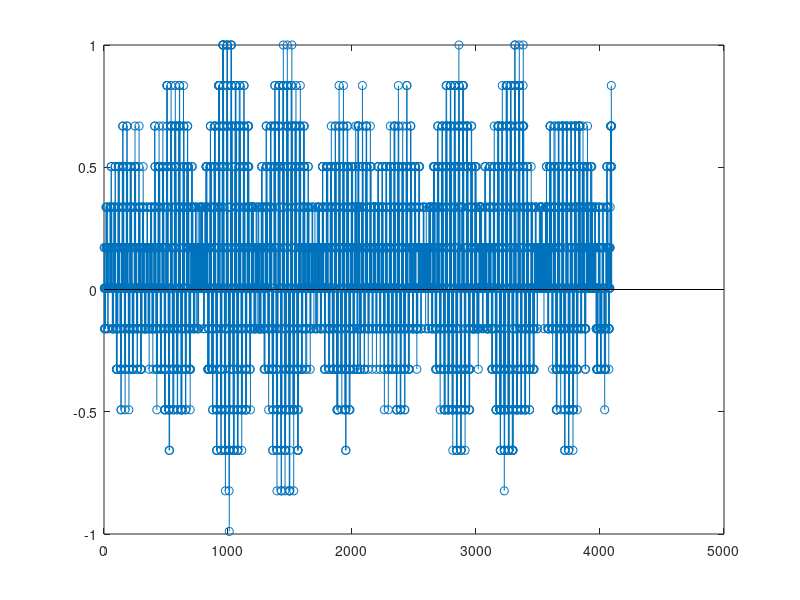

Reproduce this figure in MATLAB. (Note: this script raises an error after producing the figure.)
fs = 42000;
T = 1/fs;
N =2047




M = csvread('dataTestLong.csv');
figure(3)
stem(M(2:end,4))
M(:,1) = M(:,1)/max(M(:,1));
M(:,2) = M(:,2)/max(M(:,2));
M(:,3) = M(:,3)/max(M(:,3));
M(:,4) = M(:,4)/max(M(:,4));

for j = 1:3
    for i = 3:length(M(:,1))
        M(i,j)= mean(M(i-2:i,j));
    end
end
channelA_FFT = fft(M(:,1));
channelB_FFT = fft(M(:,2));
channelC_FFT = fft(M(:,3));
channelD_FFT = fft(M(:,4));


stem(M(:,4))
phaseDiff_A_B = -1.*(-phase(channelA_FFT) + phase(channelB_FFT));
phaseDiff_A_C = -1.*(-phase(channelA_FFT) + phase(channelC_FFT));
phaseDiff_A_D = -1.*(-phase(channelA_FFT) + phase(channelD_FFT));

figure(1)
subplot(2,1,2)
stem(phase(channelA_FFT))
ylabel('phase')
subplot(2,1,1)
stem(abs(channelA_FFT(2:end)))
ylabel('mag')

figure(2)
subplot(2,1,2)
stem(phase(channelB_FFT))
ylabel('phase')
subplot(2,1,1)
stem(abs(channelB_FFT(2:end)))
ylabel('mag')
d =.0475;

temp = (fs/(N)).*([1:N]-1)';
lambda = (343)./(temp);


r = [72 115 88 47 ];
delta_L_AD = phaseDiff_A_D(110:130).*lambda(40:60)./(110:130);
delta_L_AC = phaseDiff_A_C(110:130).*lambda(40:60)./(110:130);
delta_L_AB = phaseDiff_A_B(110:130).*lambda(40:60)./(110:130);

angles_AD =  abs(acos(delta_L_AD/(d*3)));%*180/pi;
a_AD = mean(angles_AD)*180/pi
angles_AC =  acos(delta_L_AC/(d*2));%*180/pi;
a_AC = mean(angles_AC)*180/pi
angles_AB =  acos(delta_L_AB/d);%*180/pi;
a_AB = mean(angles_AB)*180/pi

d =.0475;
%L = (delta_L.^2 - delta_L* + .0457^2)./(delta_L.*(-1))

%L2 = (.0457^2)./delta_L

L3_AD = (delta_L_AD.^2 + (3*d)^2 - delta_L_AD.*(3*d).*cos(angles_AD));
L3_AD = L3_AD./((3*d).*cos(angles_AD)-2.*delta_L_AD);
L3_AD=mean(L3_AD)
L3_AC = (delta_L_AC.^2 + (2*d)^2 - delta_L_AC.*(2*d).*cos(angles_AC));
L3_AC = L3_AC./((2*d).*cos(angles_AC)-2.*delta_L_AC);
L3_AC=mean(L3_AC)
L3_AB = (delta_L_AB.^2 + d^2 - delta_L_AB.*d.*cos(angles_AB));
L3_AB = L3_AB./(d.*cos(angles_AB)-2.*delta_L_AB);
L3_AB=mean(L3_AB)

FinAngleSource = mean((180 - (180 - angles_AC*180/pi)- angles_AD*180/pi));
FinAngleCh4 = mean((180 - angles_AC*180/pi));

Distance = sind(FinAngleCh4)*2*.0457/sind(FinAngleSource)